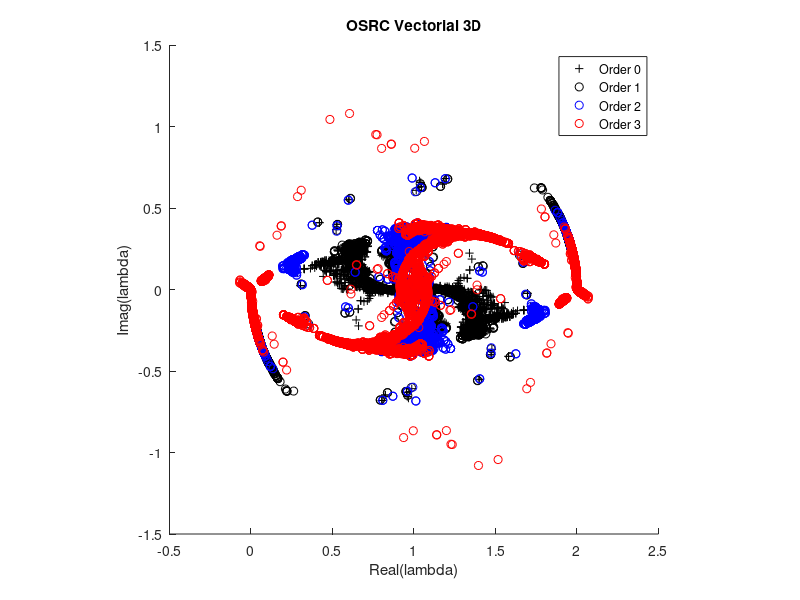

This chart was generated by the following MATLAB code:
clear all;
close all;

l0 = dlmread('l0.csv');
l1 = dlmread('l1.csv');
l2 = dlmread('l2.csv');
l3 = dlmread('l3.csv');

figure;
hold on;
plot(real(l0), imag(l0), 'k+');
plot(real(l1), imag(l1), 'ko');
plot(real(l2), imag(l2), 'bo');
plot(real(l3), imag(l3), 'ro');
hold off;

title('OSRC Vectorial 3D');
xlabel('Real(lambda)');
ylabel('Imag(lambda)');
legend({'Order 0', 'Order 1', 'Order 2', 'Order 3'});

axis square;
print('vect3d.png');
